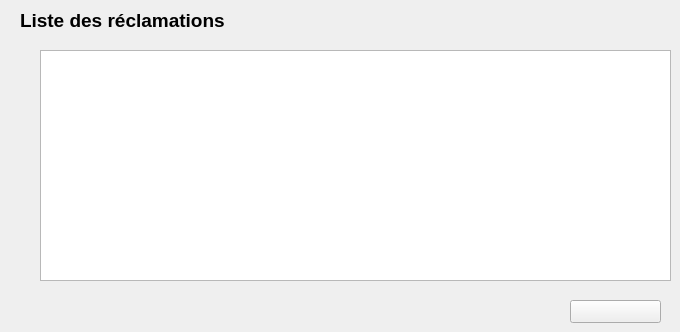
      <widget class="QWidget" name="tab_11">
       <attribute name="title">
        <string>Afficher les reclamations</string>
       </attribute>
       <widget class="QPushButton" name="pushButton_16">
        <property name="geometry">
         <rect>
          <x>570</x>
          <y>300</y>
          <width>91</width>
          <height>23</height>
         </rect>
        </property>
        <property name="styleSheet">
         <string notr="true">background-image: url(:/new/prefix1/fermer.png);</string>
        </property>
        <property name="text">
         <string/>
        </property>
       </widget>
       <widget class="QLabel" name="label_29">
        <property name="geometry">
         <rect>
          <x>20</x>
          <y>10</y>
          <width>221</width>
          <height>21</height>
         </rect>
        </property>
        <property name="font">
         <font>
          <pointsize>14</pointsize>
          <weight>75</weight>
          <bold>true</bold>
         </font>
        </property>
        <property name="styleSheet">
         <string notr="true">background-image: url(:/new/prefix1/white.jpg);</string>
        </property>
        <property name="text">
         <string>Liste des réclamations</string>
        </property>
       </widget>
       <widget class="QTableView" name="tableView_3">
        <property name="geometry">
         <rect>
          <x>40</x>
          <y>50</y>
          <width>631</width>
          <height>231</height>
         </rect>
        </property>
        <property name="styleSheet">
         <string notr="true">background-image: url(:/new/prefix1/white.jpg);</string>
        </property>
       </widget>
      </widget>
